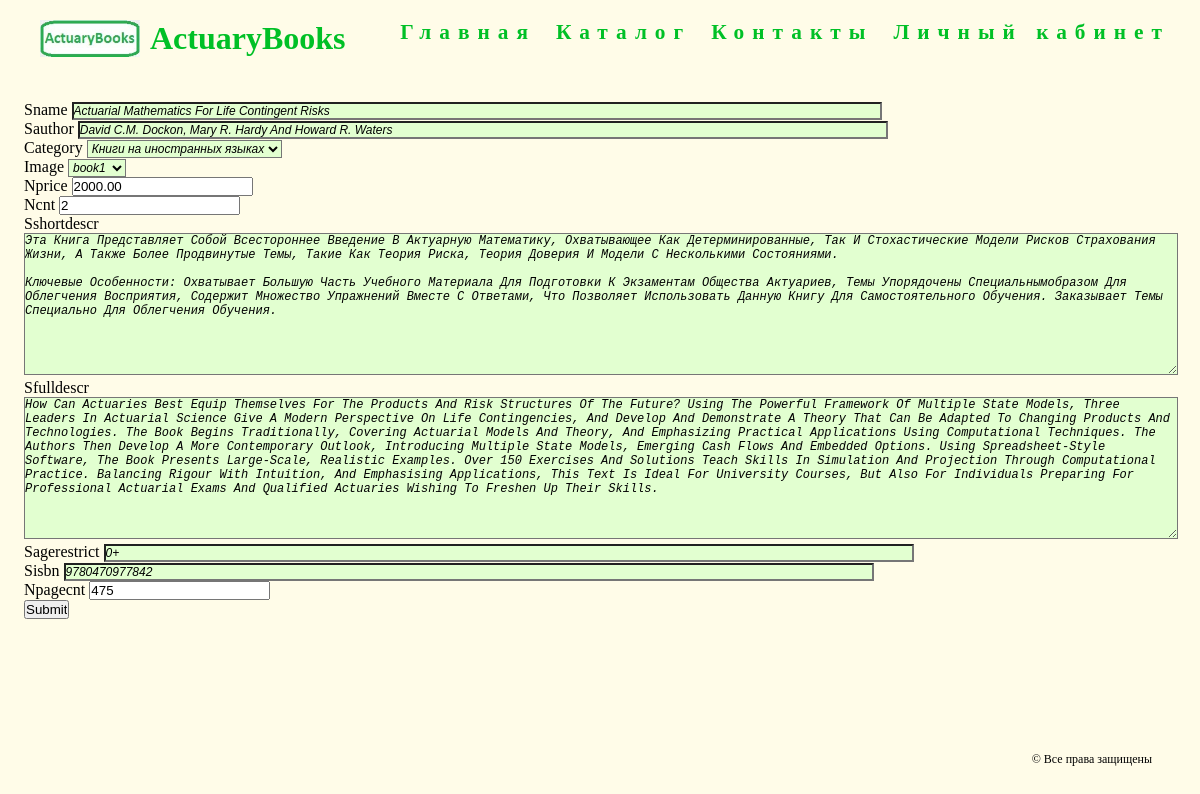
Page /catalog/1/update/ (signed in) on the committed database.
### products/models.py (models this page shows, shortened)
class Book(DateTimeManager, models.Model):
    sname = models.CharField(max_length=250)
    sauthor = models.CharField(max_length=250)
    category = models.ForeignKey(Category, on_delete = models.CASCADE, default = get_default_category)
    image = models.ForeignKey('images.image',  on_delete = models.PROTECT, null = True, blank = True)
    nprice = models.DecimalField(max_digits=8, decimal_places=2)
    ncnt = models.DecimalField(max_digits=6, decimal_places=0)
    sshortdescr = models.TextField(null = True, blank = True)
    sfulldescr = models.TextField(null = True, blank = True)
    sagerestrict = models.CharField(max_length=3)
    sisbn =  models.CharField(max_length=30)
    npagecnt = models.DecimalField(max_digits=6, decimal_places=0)

### products/views/books.py (the view)
class BookUpdateView(UserPassesTestMixin, UpdateView):
    model = Book
    fields = fields = ['sname', 'sauthor', 'category', 'image', 'nprice', 'ncnt', 'sshortdescr', 'sfulldescr', 'sagerestrict', 'sisbn', 'npagecnt']
    template_name = 'products/update.html'
    success_url = reverse_lazy('products:index')
    login_url = reverse_lazy('accounts:login')
    def test_func(self):
        return self.request.user.is_superuser

### images/models.py (called while the page is built)
    def __str__(self):
        return self.name

### products/models.py (called while the page is built)
    def __str__(self):
        return self.sname

### products/templates/products/update.html (shortened to what this page needs)
{% extends 'master.html' %}
{% load static %}
{% block page_styles %}
<link rel="stylesheet" href="{% static 'main/style.css' %}">
{% endblock %}
{% block page_content %}
    {% include 'components/form.html' with form=form %}
{% endblock %}

### server/templates/components/form.html (shortened to what this page needs)
<form method="POST">
    {% for field in form %}
    <div class="field-group">
        <label for="{{ field.name }}">{{ field.label }}</label>
        {{ field }}
    </div>
    {% endfor %}
    <input type="submit">
</form>

### main/static/main/style.css (style rules this page uses)
html, body { background-color: #fffce8 ; height: 100%; width: 100%; }
input[type="text"], textarea, select { font-size: 12px; font-style: italic; background-color: #e2ffd0; }
input[type="text"] { width: 70%; }
textarea { width: 100%; }
input[type="text"], textarea { text-transform: capitalize; }

### rows in the picture
Book: form "Actuarial mathematics for life contingent risks" "David C.M. Dockon, Mary R. Hardy and Howard R. Waters" "Книги на иностранных языках" "book1" "2000.00" "2" "Эта книга представляет собой всестороннее введение в актуарную математику, охватывающее как детерминированные, так и стохастические модели рисков страхования жизни, а также более продвинутые темы, такие как теория риска, теория доверия и модели с несколькими состояниями. Ключевые особенности: охватывает большую часть учебного материала для подготовки к экзаментам общества актуариев, темы упорядочены специальнымобразом для облегчения восприятия, содержит множество упражнений вместе с ответами, что позволяет использовать данную книгу для самостоятельного обучения. Заказывает темы специально для облегчения обучения." "How can actuaries best equip themselves for the products and risk structures of the future? Using the powerful framework of multiple state models, three leaders in actuarial science give a modern perspective on life contingencies, and develop and demonstrate a theory that can be adapted to changing products and technologies. The book begins traditionally, covering actuarial models and theory, and emphasizing practical applications using computational techniques. The authors then develop a more contemporary outlook, introducing multiple state models, emerging cash flows and embedded options. Using spreadsheet-style software, the book presents large-scale, realistic examples. Over 150…" "0+" "9780470977842" "475"

### other values in the picture
{{ field.label }} "Sname" "Sauthor" "Category" "Image" "Nprice" "Ncnt" "Sshortdescr" "Sfulldescr" "Sagerestrict" "Sisbn" "Npagecnt"
